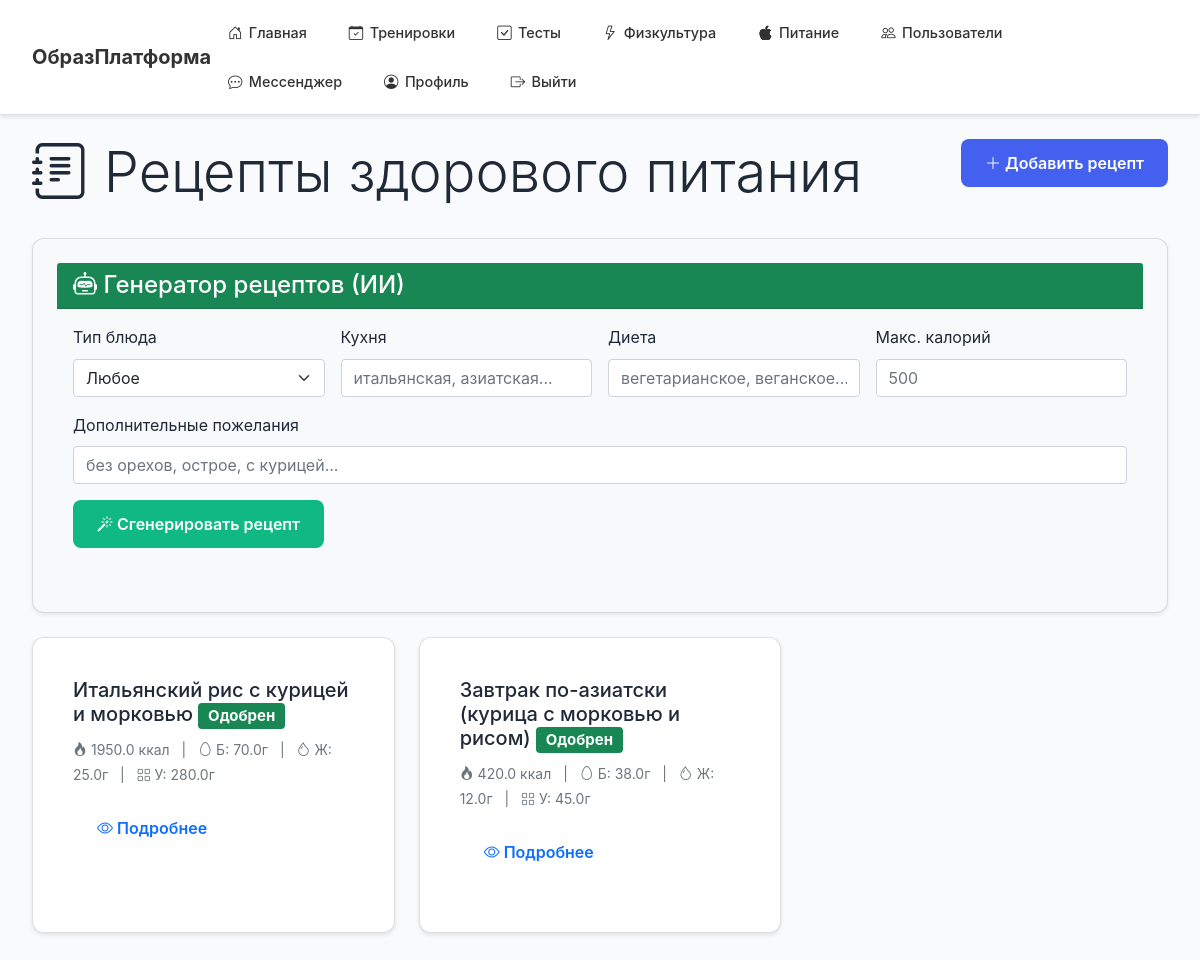
/nutrition/recipes (signed in), run on the app's committed database.
### models.py (models this page shows)
class Recipe(db.Model):
    id = db.Column(db.Integer, primary_key=True)
    user_id = db.Column(db.Integer, db.ForeignKey('user.id'), nullable=True)
    title = db.Column(db.String(200), nullable=False)
    ingredients = db.Column(db.Text, nullable=False)
    instructions = db.Column(db.Text, nullable=False)
    calories = db.Column(db.Float)
    proteins = db.Column(db.Float)
    fats = db.Column(db.Float)
    carbs = db.Column(db.Float)
    image_url = db.Column(db.String(500))
    status = db.Column(db.String(20), default='pending')  # pending, approved, rejected
    created_at = db.Column(db.DateTime, default=datetime.utcnow)
    author = db.relationship('User', foreign_keys=[user_id], backref='recipes')

### app.py (the view)
@app.route('/nutrition/recipes')
@login_required
def recipes():
    if current_user.is_cook() or current_user.is_admin():
        all_recipes = Recipe.query.order_by(Recipe.created_at.desc()).all()
    else:
        all_recipes = Recipe.query.filter_by(status='approved').order_by(Recipe.created_at.desc()).all()
    return render_template('recipes.html', recipes=all_recipes)

### app.py (called while the page is built)
@login_manager.user_loader
def load_user(user_id):
    return User.query.get(int(user_id))

### models.py (called while the page is built)
    def is_teacher(self):
        return self.role == 'teacher'

    def is_student(self):
        return self.role == 'student'

    def is_cook(self):
        return self.role == 'cook'

    def is_admin(self):
        return self.role == 'admin'

### templates/recipes.html (shortened to what this page needs)
{% extends "base.html" %}
{% block content %}
<div class="container mt-4">
    <div class="row mb-4">
        <div class="col">
            <h1 class="display-4"><i class="bi bi-journal-text"></i> Рецепты здорового питания</h1>
        </div>
        <div class="col-auto">
            <button class="btn btn-primary" data-bs-toggle="modal" data-bs-target="#addRecipeModal">
                <i class="bi bi-plus-lg"></i> Добавить рецепт
            </button>
        </div>
    </div>
    <div class="card mb-4 shadow-sm bg-light">
        <div class="card-header bg-success text-white">
            <h4 class="mb-0"><i class="bi bi-robot"></i> Генератор рецептов (ИИ)</h4>
        </div>
        <div class="card-body">
            <form id="aiRecipeForm" class="row g-3">
                <div class="col-md-3">
                    <label class="form-label">Тип блюда</label>
                    <select class="form-select" name="dish_type">
                        <option value="">Любое</option>
                    </select>
                </div>
                <div class="col-md-3">
                    <label class="form-label">Кухня</label>
                    <input type="text" class="form-control" name="cuisine" placeholder="итальянская, азиатская...">
                </div>
                <div class="col-md-3">
                    <label class="form-label">Диета</label>
                    <input type="text" class="form-control" name="dietary" placeholder="вегетарианское, веганское...">
                </div>
                <div class="col-md-3">
                    <label class="form-label">Макс. калорий</label>
                    <input type="number" class="form-control" name="max_calories" placeholder="500">
                </div>
                <div class="col-12">
                    <label class="form-label">Дополнительные пожелания</label>
                    <input type="text" class="form-control" name="notes" placeholder="без орехов, острое, с курицей...">
                </div>
                <div class="col-12">
                    <button type="submit" id="generateRecipeBtn" class="btn btn-success">
    <i class="bi bi-magic"></i> Сгенерировать рецепт
</button>
                </div>
            </form>
        </div>
    </div>
    <div class="row">
        {% for recipe in recipes %}
        <div class="col-md-4 mb-4">
            <div class="card h-100">
                <div class="card-body">
                    <h5 class="card-title">{{ recipe.title }}
                        {% if recipe.status == 'pending' %}
                            <span class="badge bg-warning text-dark">На проверке</span>
                        {% elif recipe.status == 'rejected' %}
                            <span class="badge bg-danger">Отклонён</span>
                        {% elif recipe.status == 'approved' %}
                            <span class="badge bg-success">Одобрен</span>
                        {% endif %}
                    </h5>
                    <div class="nutrition-info mb-3">
                        <small class="text-muted">
                            <i class="bi bi-fire"></i> {{ recipe.calories }} ккал
                            <span class="mx-2">|</span>
                            <i class="bi bi-egg"></i> Б: {{ recipe.proteins }}г
                            <span class="mx-2">|</span>
                            <i class="bi bi-droplet"></i> Ж: {{ recipe.fats }}г
                            <span class="mx-2">|</span>
                            <i class="bi bi-grid"></i> У: {{ recipe.carbs }}г
                        </small>
                    </div>
                    <button class="btn btn-outline-primary btn-sm" onclick="viewRecipe({{ recipe.id }})">
                        <i class="bi bi-eye"></i> Подробнее
                    </button>
                </div>
            </div>
        </div>
        {% endfor %}
    </div>
</div>
{% endblock %}

### static/css/style.css (style rules this page uses)
:root { --primary: #4361ee; --primary-dark: #3730a3; --success: #10b981; --danger: #ef4444; --text: #1f2937; --text-light: #6b7280; --bg: #f9fafb; --white: #ffffff; --border: #e5e7eb; }
* { margin: 0; padding: 0; box-sizing: border-box; }
body { font-family: -apple-system, BlinkMacSystemFont, 'Segoe UI', sans-serif; background: var(--bg); color: var(--text); line-height: 1.6; }
.container { max-width: 1200px; margin: 1rem auto; padding: 0 1rem; }
.card { background: var(--white); border-radius: 12px; padding: 1.5rem; box-shadow: 0 1px 3px rgba(0,0,0,0.1); margin-bottom: 1rem; }
.btn { padding: 0.75rem 1.5rem; font-size: 1rem; font-weight: 600; border: none; border-radius: 8px; cursor: pointer; transition: all 0.2s; text-decoration: none; display: inline-block; }
.btn-primary { background: var(--primary); color: white; }
.btn-success { background: var(--success); color: white; }

### static/css/sections.css (style rules this page uses)
.card { box-shadow: 0 2px 4px rgba(0, 0, 0, 0.1); transition: transform 0.2s; }
.badge { margin-right: 5px; }

### data on the page
Recipe: title "Итальянский рис с курицей и морковью", status "Одобрен", calories "1950.0", proteins "70.0", fats "25.0", carbs "280.0"
Recipe: title "Завтрак по-азиатски (курица с морковью и рисом)", status "Одобрен", calories "420.0", proteins "38.0", fats "12.0", carbs "45.0"
